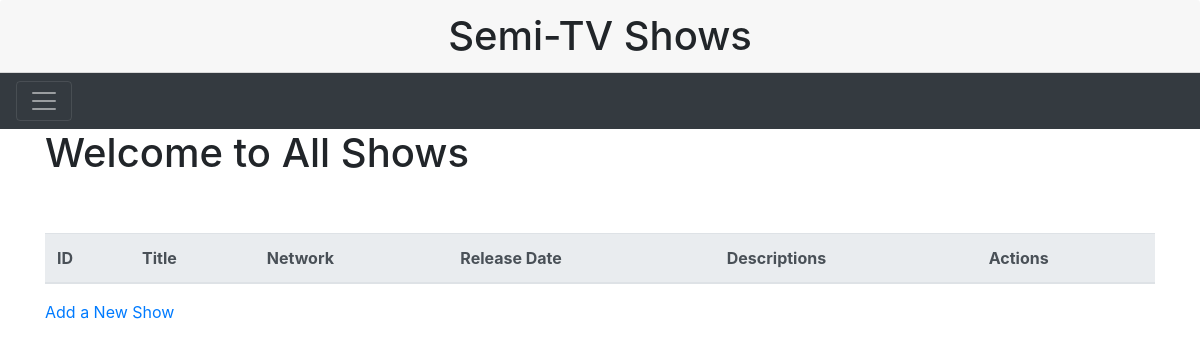
/all_show, run on an earlier commit of the app's database.
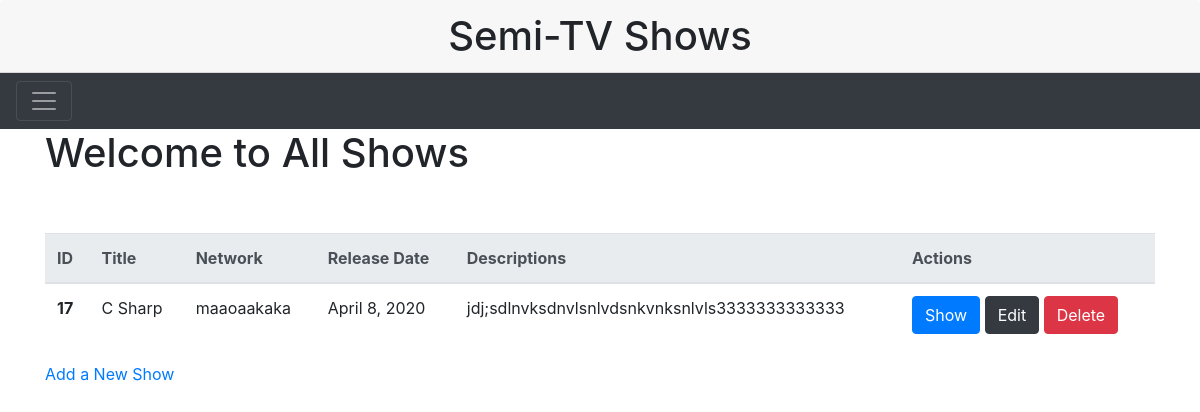
And on a later commit of the database.
### semi_App/models.py (models this page shows)
class Tv_Show(models.Model):
    title = models.CharField(max_length=255)
    network = models.CharField(max_length=255)
    release_date = models.TextField()
    descriptions = models.TextField()
    created_at = models.DateTimeField(auto_now_add=True)
    updated_at = models.DateTimeField(auto_now=True)

### semi_App/views.py (the view)
# urls.py: path('all_show', views.all_show),
def all_show(request):
    all_data= Tv_Show.objects.all()
    context= {
        "data_in_Db":all_data
    }
    return render(request, "all_shows.html", context)

### semi_App/templates/all_shows.html
{% extends 'base.html' %}
{% block 'body' %}
<div class="container center">
    <h1>Welcome to All Shows</h1>
    <br> <br>
    <div class="table">
      <table class="table  table-hover">
        <thead class="thead-light" >
            <th  scope="col"> ID </th>
            <th  scope="col"> Title </th>
            <th  scope="col"> Network </th>
            <th  scope="col"> Release Date </th>
            <th  scope="col"> Descriptions </th>
            <th  scope="col"> Actions </th>
        </thead>
        {% for data in  data_in_Db %}
        <tr>
            <th scope="row">{{ data.id }}</th>
            <td>{{ data.title }}</td>
            <td>{{ data.network }}</td>
            <td>{{ data.release_date }}</td>
            <td>{{ data.descriptions }}</td>
            <td>
                <a class="btn btn-primary" href="/show/{{ data.id }}"> Show </a>
                <a class="btn btn-dark" href="/edit_show/{{ data.id }}">Edit </a>
                <a class="btn btn-danger" href="/show_deletes/{{ data.id }}">Delete</a>
            </td>
        </tr>
        {% endfor %}
      </table>
  </div>
  <div class="diplay-block-none">
    <a href="/add_new_show">Add a New Show</a>
</div>
</div>
{% endblock 'body' %}

### semi_App/templates/base.html (shortened to what this page needs)
<!doctype html>
<html lang="en">
  <head>
    <link rel="stylesheet" href="https://stackpath.bootstrapcdn.com/bootstrap/4.4.1/css/bootstrap.min.css">
  </head>
  <h1  class="text-center card-header">Semi-TV Shows</h1>
  <div class="pos-f-t">
    <nav class="navbar navbar-dark bg-dark">
      <button class="navbar-toggler" type="button" data-toggle="collapse" data-target="#navbarToggleExternalContent" aria-controls="navbarToggleExternalContent" aria-expanded="false" aria-label="Toggle navigation">
        <span class="navbar-toggler-icon"></span>
      </button>
    </nav>
  </div>
  <body>
    {% block 'body' %}
    {% endblock 'body' %}
  </body>
</html>

What changed in the data, as far as the page shows it:
added Tv_Show: id "17", title "C Sharp", network "maaoaakaka", release_date "April 8, 2020", descriptions "jdj;sdlnvksdnvlsnlvdsnkvnksnlvls3333333333333"
